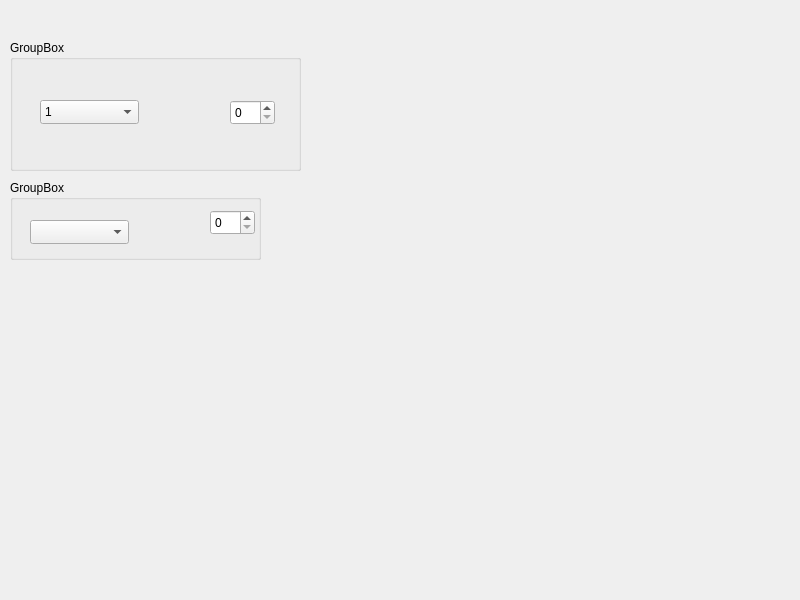
<?xml version="1.0" encoding="UTF-8"?>
<ui version="4.0">
 <class>Widget</class>
 <widget class="QWidget" name="Widget">
  <property name="geometry">
   <rect>
    <x>0</x>
    <y>0</y>
    <width>800</width>
    <height>600</height>
   </rect>
  </property>
  <property name="windowTitle">
   <string>Widget</string>
  </property>
  <widget class="QGroupBox" name="groupBox">
   <property name="geometry">
    <rect>
     <x>10</x>
     <y>40</y>
     <width>291</width>
     <height>131</height>
    </rect>
   </property>
   <property name="title">
    <string>GroupBox</string>
   </property>
   <widget class="QComboBox" name="comboBox">
    <property name="geometry">
     <rect>
      <x>30</x>
      <y>60</y>
      <width>99</width>
      <height>24</height>
     </rect>
    </property>
    <item>
     <property name="text">
      <string>1</string>
     </property>
    </item>
    <item>
     <property name="text">
      <string>2</string>
     </property>
    </item>
   </widget>
   <widget class="QSpinBox" name="spinBox">
    <property name="geometry">
     <rect>
      <x>220</x>
      <y>60</y>
      <width>45</width>
      <height>25</height>
     </rect>
    </property>
   </widget>
  </widget>
  <widget class="QGroupBox" name="groupBox_2">
   <property name="geometry">
    <rect>
     <x>10</x>
     <y>180</y>
     <width>251</width>
     <height>80</height>
    </rect>
   </property>
   <property name="title">
    <string>GroupBox</string>
   </property>
   <widget class="QSpinBox" name="spinBox_2">
    <property name="geometry">
     <rect>
      <x>200</x>
      <y>30</y>
      <width>45</width>
      <height>25</height>
     </rect>
    </property>
   </widget>
   <widget class="QComboBox" name="comboBox_2">
    <property name="geometry">
     <rect>
      <x>20</x>
      <y>40</y>
      <width>99</width>
      <height>24</height>
     </rect>
    </property>
   </widget>
  </widget>
 </widget>
 <resources/>
 <connections/>
</ui>
